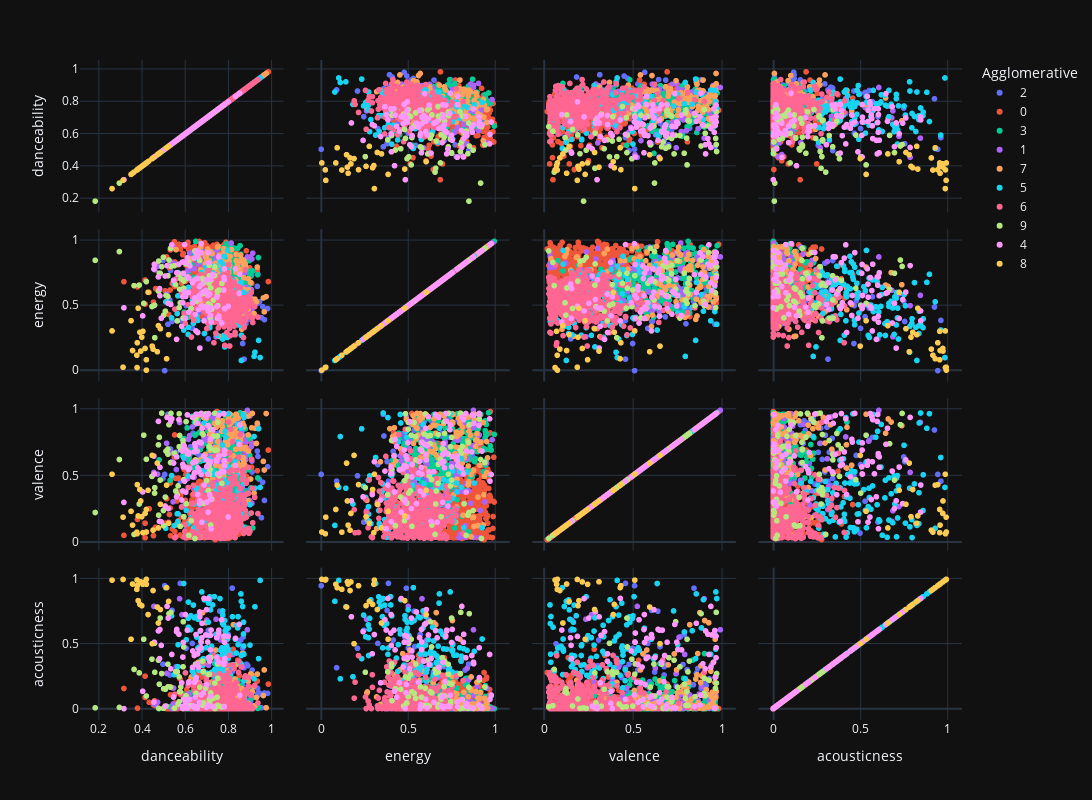

Notebook cell for this chart:
### Code cell
# Scattermatrix for KMeans with plotly
import plotly.express as px
import plotly.graph_objects as go

fig = px.scatter_matrix(df, dimensions=["danceability", "energy", "valence", "acousticness"], color="Agglomerative", height=800, width=2000, hover_data=["name", "artist", "id"])
fig.show()
